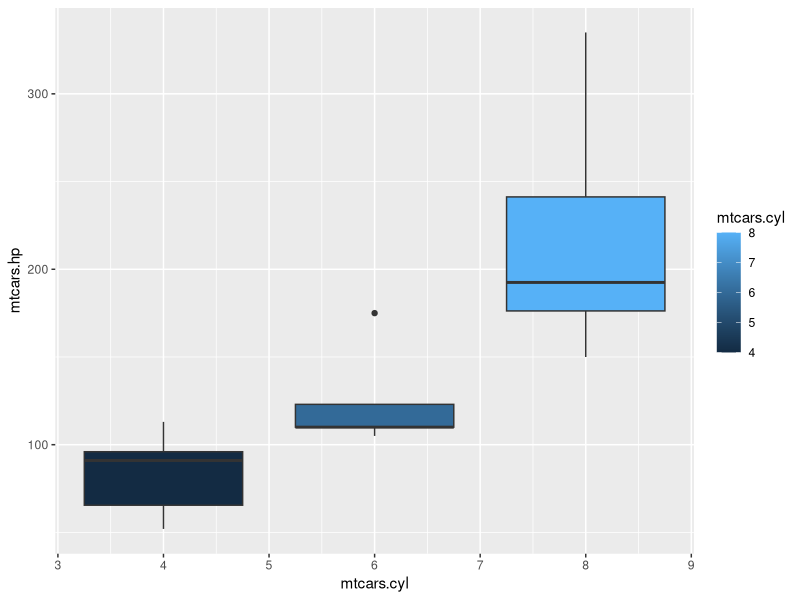
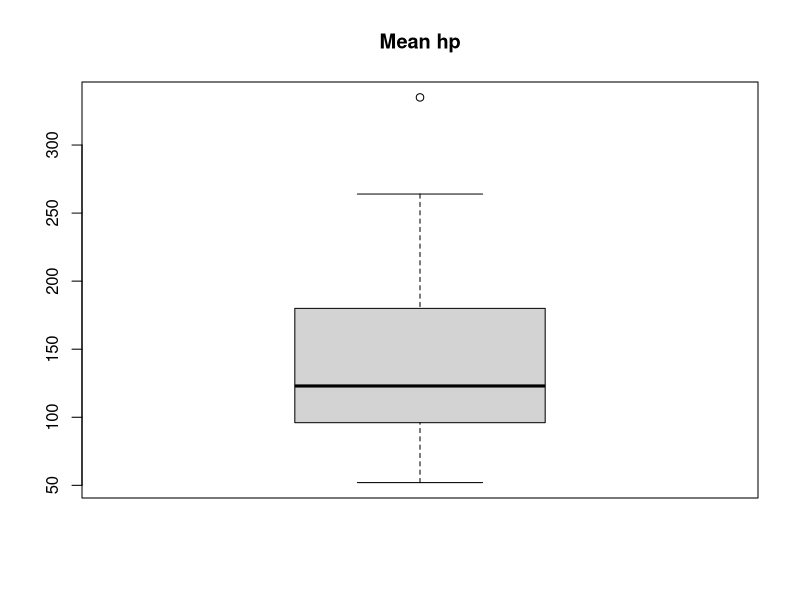
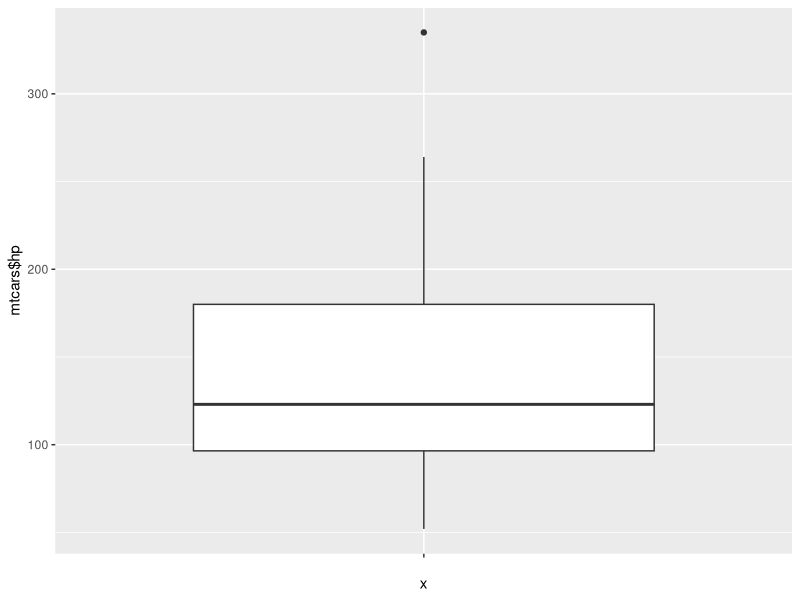
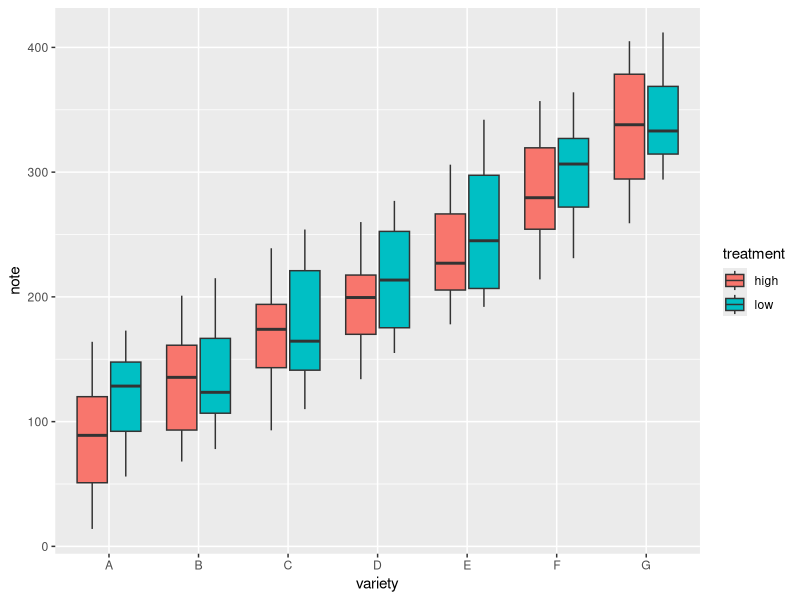

Write R code to recreate these figures, in order. (Note: this script raises an error after producing the figures.)
############################################
# boxplot demo and filtering with dplyr
############################################

library(MASS)
library(ggplot2)
library(dplyr)
mtcars
str(mtcars)
class(mtcars)
dim(mtcars)

############################################
# exemple : puissance moyenne selon le nombre de cylindres
cardata <- data.frame(mtcars$cyl, mtcars$hp)

ggplot(cardata, aes(x=mtcars.cyl, y=mtcars.hp, group=mtcars.cyl, fill=mtcars.cyl)) +
  geom_boxplot()

############################################
# recherche et autres exemples
# simple boxplot
boxplot(mtcars$hp, main="Mean hp")

# simple boxplot mit ggplot
ggplot(mtcars, aes(x="", y=mtcars$hp)) + geom_boxplot()

# group by with dplyr
mtcars %>% 
  group_by(cyl) %>% 
  summarize(meanHp = mean(hp), sd=sd(hp))

mtcars %>%
  group_by(cyl) %>%
  summarize(puissance = mean(hp), stddev = sd(hp)) %>%
  arrange(desc(puissance))

############################################
# exemple tiré de 
# https://www.r-graph-gallery.com/265-grouped-boxplot-with-ggplot2/
# create a data frame
variety=rep(LETTERS[1:7], each=40)
treatment=rep(c("high","low"),each=20)
note=seq(1:280)+sample(1:150, 280, replace=T)
data=data.frame(variety, treatment ,  note)

# grouped boxplot
ggplot(data, aes(x=variety, y=note, fill=treatment)) +
  geom_boxplot()

mtcars %>%
  filter(cyl == 8) %>%
  summarize(puissance = mean(hp), xx = sd(hp))

mtcars %>%
  filter(cyl == 8) %>%
  summarize(meanHp = mean(hp), sd = sd(hp))


ggplot(tabhp, aes(x=mhp$cyl, y=mhp$hp, group=mhp$cyl)) + geom_boxplot()

  
############################################
movies <- data.frame(movie = as.factor(c("Movie 1", "Movie 2", "Movie 3", "Movie 4", "Movie 5")), 
                     director = as.factor(c("Dir 1", "Dir 2", "Dir 1", "Dir 3", "Dir 3")), 
                     director_rating =  c(1000, 2000, 1500, 3000, 4000))

movies

movies %>% 
  group_by(director) %>%
  summarize(moyenne = mean(director_rating)) %>%
  arrange(desc(moyenne))
  
###################################################
# a very simple example
a <- c(10, 11, 11, 10, 12, 12, 13, 13, 14, 14, 15, 15)
b <- c(22, 22, 21, 18, 23, 24, 28, 25, 29, 27, 30, 31)
data <- data.frame(a,b)
plot.new()
boxplot (b ~ a, data)

# similar, and alos very very simple
plot.new()
boxplot(mpg ~hp, mtcars)



